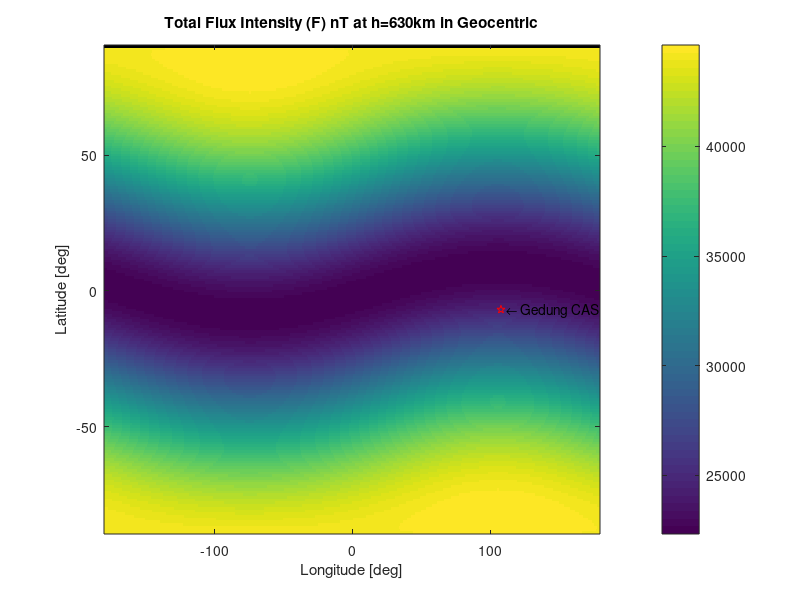
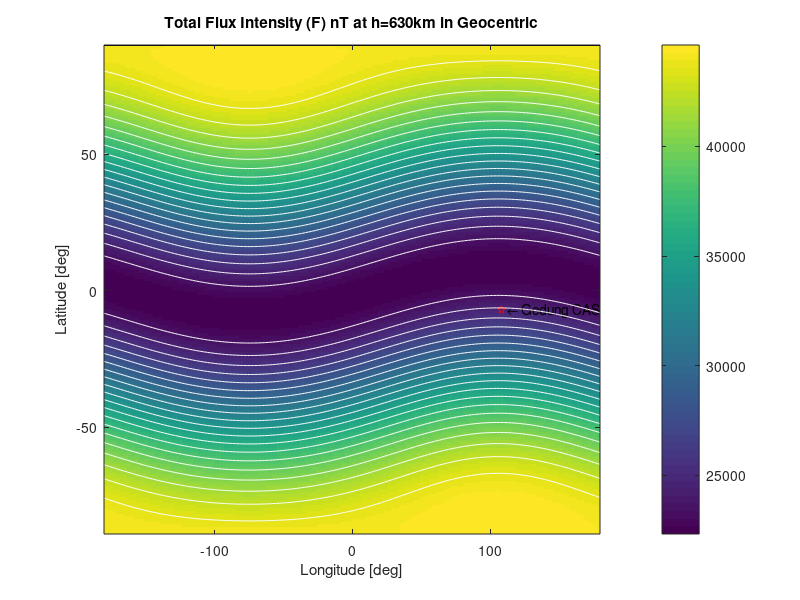
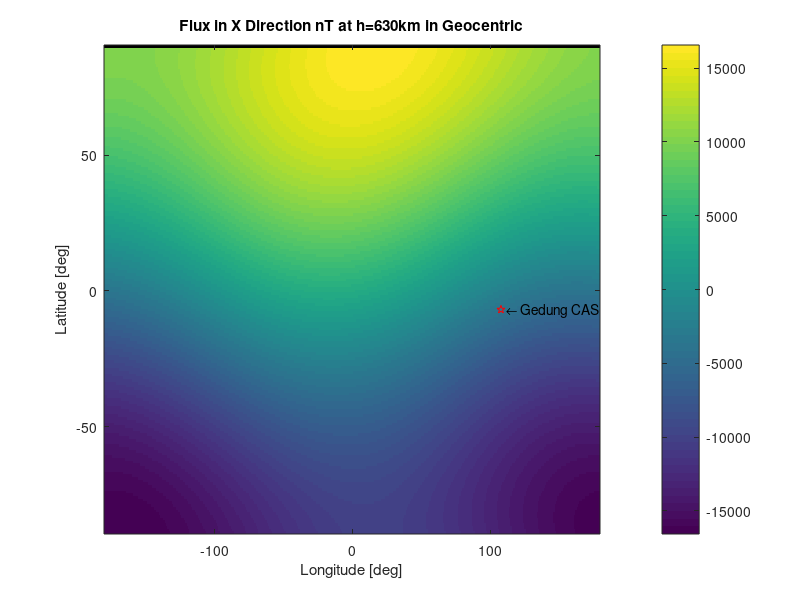
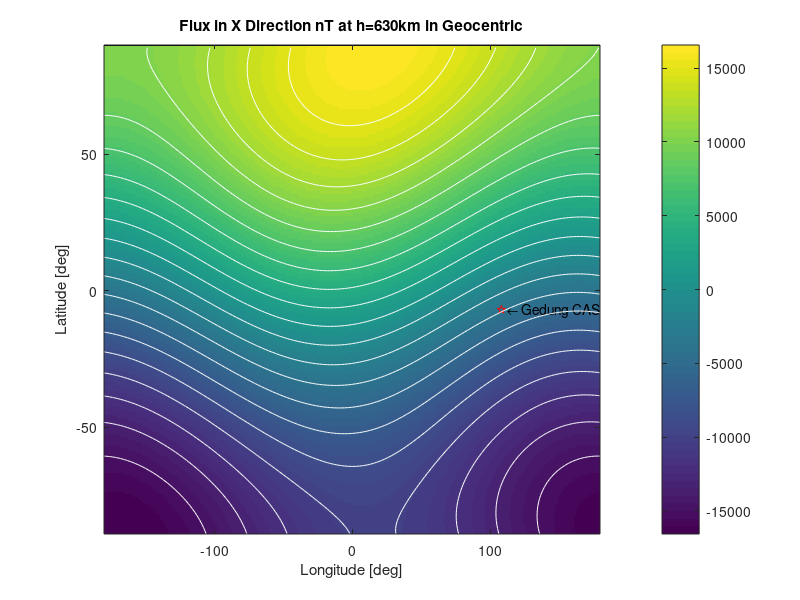

These figures' MATLAB source, in order:
%-------------------------------------------------------------------------%
%This program use to ploting data Earth Magnetic Field at n-altitude
% in Local Tangent Coordinated

%%Plot data magnetic field at x altitude
%   data IGRF12
%   n=13, degree
%   m=0,1,2...,n, orde'
% Source : adabted code with IGRF11 Matlab Code By Charles Rino
%-------------------------------------------------------------------------%

%load data
load B_GEO mB_GEO Bx By Bz
origin_CAS =[-6.888423, 107.611099,48.2000];
rtd=1; %radian to degree

%-------------------------------------------------------------------------%
%Total Flux
%plot 1
figure
imagesc([-180:179],[-89:90],mB_GEO') %image scale, B'=transpose(B)
axis xy
colorbar %show color bar
xlabel('Longitude [deg]')
ylabel('Latitude [deg]')
title('Total Flux Intensity (F) nT at h=630km in Geocentric')
hold on
txt1='  \leftarrow Gedung CAS';
plot(origin_CAS(2)*rtd, origin_CAS(1)*rtd,'pr')
text(origin_CAS(2)*rtd, origin_CAS(1)*rtd,txt1)
Blong=-180:179;
Blat=-89:90;
figure
imagesc(Blong,Blat,mB_GEO')
axis xy
hold on
%An equator location of interest
hold on
txt1='  \leftarrow Gedung CAS';
plot(origin_CAS(2)*rtd, origin_CAS(1)*rtd,'pr')
text(origin_CAS(2)*rtd, origin_CAS(1)*rtd,txt1)
colorbar
xlabel('Longitude [deg]')
ylabel('Latitude [deg]')
title('Total Flux Intensity (F) nT at h=630km in Geocentric')
LINESPEC='w';
hold on
[cs,h]=contour(Blong,Blat,mB_GEO',20,LINESPEC); 
%-------------------------------------------------------------------------%
%-------------------------------------------------------------------------%
% B in x Direction, Bx
% plot 2
figure
imagesc([-180:179],[-89:90],Bx') %image scale, B'=transpose(B)
axis xy
colorbar %show color bar
xlabel('Longitude [deg]')
ylabel('Latitude [deg]')
title('Flux in X Direction nT at h=630km in Geocentric')
hold on
txt1='  \leftarrow Gedung CAS';
plot(origin_CAS(2)*rtd, origin_CAS(1)*rtd,'pr')
text(origin_CAS(2)*rtd, origin_CAS(1)*rtd,txt1)
Blong=-180:179;
Blat=-89:90;
figure
imagesc(Blong,Blat,Bx')
axis xy
hold on
%An equator location of interest
hold on
txt1='  \leftarrow Gedung CAS';
plot(origin_CAS(2)*rtd, origin_CAS(1)*rtd,'pr')
text(origin_CAS(2)*rtd, origin_CAS(1)*rtd,txt1)
colorbar
xlabel('Longitude [deg]')
ylabel('Latitude [deg]')
title('Flux in X Direction nT at h=630km in Geocentric')
LINESPEC='w';
hold on
[cs,h]=contour(Blong,Blat,Bx',20,LINESPEC); 
%-------------------------------------------------------------------------%
%-------------------------------------------------------------------------%
% B in Y direction, By
% plot 3
figure
imagesc([-180:179],[-89:90],By') %image scale, B'=transpose(B)
axis xy
colorbar %show color bar
xlabel('Longitude [deg]')
ylabel('Latitude [deg]')
title('Flux in Y Direction nT at h=630km in Geocentric')
hold on
txt1='  \leftarrow Gedung CAS';
plot(origin_CAS(2)*rtd, origin_CAS(1)*rtd,'pr')
text(origin_CAS(2)*rtd, origin_CAS(1)*rtd,txt1)
Blong=-180:179;
Blat=-89:90;
figure
imagesc(Blong,Blat,By')
axis xy
hold on
%An equator location of interest
hold on
txt1='  \leftarrow Gedung CAS';
plot(origin_CAS(2)*rtd, origin_CAS(1)*rtd,'pr')
text(origin_CAS(2)*rtd, origin_CAS(1)*rtd,txt1)
colorbar
xlabel('Longitude [deg]')
ylabel('Latitude [deg]')
title('Flux in Y Direction nT at h=630km in Geocentric')
LINESPEC='w';
hold on
[cs,h]=contour(Blong,Blat,By',20,LINESPEC);
%-------------------------------------------------------------------------%
%-------------------------------------------------------------------------%
% B in Z direction, Bz
% plot 4
figure
imagesc([-180:179],[-89:90],Bz') %image scale, B'=transpose(B)
axis xy
colorbar %show color bar
xlabel('Longitude [deg]')
ylabel('Latitude [deg]')
title('Flux in Z Direction nT at h=630km in Geocentric')
hold on
txt1='  \leftarrow Gedung CAS';
plot(origin_CAS(2)*rtd, origin_CAS(1)*rtd,'pr')
text(origin_CAS(2)*rtd, origin_CAS(1)*rtd,txt1)
Blong=-180:179;
Blat=-89:90;
figure
imagesc(Blong,Blat,Bz')
axis xy
hold on
%An equator location of interest
hold on
txt1='  \leftarrow Gedung CAS';
plot(origin_CAS(2)*rtd, origin_CAS(1)*rtd,'pr')
text(origin_CAS(2)*rtd, origin_CAS(1)*rtd,txt1)
colorbar
xlabel('Longitude [deg]')
ylabel('Latitude [deg]')
title('Flux in Z Direction nT at h=630km in Geocentric')
LINESPEC='w';
hold on
[cs,h]=contour(Blong,Blat,Bz',20,LINESPEC);
%-------------------------------------------------------------------------%